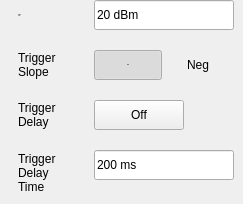
    <widget class="QWidget" name="VideoControl">
     <widget class="SA_LineEdit" name="edit_Video_DelayValue">
      <property name="geometry">
       <rect>
        <x>94</x>
        <y>150</y>
        <width>140</width>
        <height>30</height>
       </rect>
      </property>
      <property name="text">
       <string>200 ms</string>
      </property>
      <property name="readOnly">
       <bool>true</bool>
      </property>
     </widget>
     <widget class="QLabel" name="label">
      <property name="geometry">
       <rect>
        <x>18</x>
        <y>150</y>
        <width>54</width>
        <height>45</height>
       </rect>
      </property>
      <property name="text">
       <string>Trigger
Delay
Time</string>
      </property>
     </widget>
     <widget class="SA_LineEdit" name="edit_Video_level">
      <property name="geometry">
       <rect>
        <x>94</x>
        <y>0</y>
        <width>140</width>
        <height>30</height>
       </rect>
      </property>
      <property name="text">
       <string>20 dBm</string>
      </property>
      <property name="readOnly">
       <bool>true</bool>
      </property>
     </widget>
     <widget class="QPushButton" name="pb_Video_Neg">
      <property name="geometry">
       <rect>
        <x>164</x>
        <y>50</y>
        <width>68</width>
        <height>30</height>
       </rect>
      </property>
      <property name="focusPolicy">
       <enum>Qt::NoFocus</enum>
      </property>
      <property name="styleSheet">
       <string notr="true">/*******************indoor**********************/
#SA_Dialog_TriggerSetup[status  =  &quot;indoor&quot;] 
QPushButton{
	font: 75 13px &quot;Arial&quot;;
	font-weight:bold;
	background-color:transparent;
}

#SA_Dialog_TriggerSetup[status  =  &quot;indoor&quot;] 
QPushButton:checked{
	background-image: url(:/sa/image/fre_checked_right.png);
	background-position:right;
color:rgba(87, 87, 87, 1);
}

#SA_Dialog_TriggerSetup[status  =  &quot;indoor&quot;] 
QPushButton:!checked
{

color:rgba(123, 123, 123, 1);
	background-image: url(:/sa/image/fre_checked_left.png);
	background-position:right;
}

/*******************outdoor**********************/
#SA_Dialog_TriggerSetup[status  =  &quot;outdoor&quot;] 
QPushButton{
	font: 75 13px &quot;Arial&quot;;
	font-weight:bold;
background-color:transparent;
}

#SA_Dialog_TriggerSetup[status  =  &quot;outdoor&quot;] 
QPushButton:checked{
	background-image: url(:/sa/image/fre_checked_right.png);
	background-position:right;
color:rgba(87, 87, 87, 1);
}

#SA_Dialog_TriggerSetup[status  =  &quot;outdoor&quot;] 
QPushButton:!checked
{
color:rgba(123, 123, 123, 1);
	background-image: url(:/sa/image/fre_checked_left.png);
	background-position:right;
}

/*******************night**********************/
#SA_Dialog_TriggerSetup[status  =  &quot;night&quot;] 
QPushButton{
	font: 75 13px &quot;Arial&quot;;
	font-weight:bold;
background-color:transparent;
}

#SA_Dialog_TriggerSetup[status  =  &quot;night&quot;] 
QPushButton:checked{
	background-color:transparent;
	border-image: url(:/sa/image/night/btn_right_click.png);
	color:rgba(85,74,56,1);
}

#SA_Dialog_TriggerSetup[status  =  &quot;night&quot;] 
QPushButton
{
	color:rgba(121,106,81,1);
	background-color:transparent;
	border-image: url(:/sa/image/night/btn_right_nor.png);
}</string>
      </property>
      <property name="text">
       <string>Neg</string>
      </property>
      <property name="checkable">
       <bool>true</bool>
      </property>
      <property name="checked">
       <bool>false</bool>
      </property>
      <property name="autoExclusive">
       <bool>true</bool>
      </property>
      <property name="flat">
       <bool>true</bool>
      </property>
      <attribute name="buttonGroup">
       <string notr="true">buttonGroup</string>
      </attribute>
     </widget>
     <widget class="QPushButton" name="pb_Video_DelayOn">
      <property name="geometry">
       <rect>
        <x>94</x>
        <y>100</y>
        <width>90</width>
        <height>30</height>
       </rect>
      </property>
      <property name="focusPolicy">
       <enum>Qt::NoFocus</enum>
      </property>
      <property name="styleSheet">
       <string notr="true">/*******************indoor**********************/
#SA_Dialog_TriggerSetup[status  =  &quot;indoor&quot;] 
QPushButton
{
	background-color:rgba(0,0,0,0);
	font: 75 13px &quot;Arial&quot;;
	font-weight:bold;
}
#SA_Dialog_TriggerSetup[status  =  &quot;indoor&quot;] 
QPushButton:checked
{
	padding:7px 44px 6px 25px;
	color:rgba(87, 87, 87, 1);
	border-image: url(:/sa/image/toggle_on.png);
}
#SA_Dialog_TriggerSetup[status  =  &quot;indoor&quot;] 
QPushButton:!checked
{
	padding:7px 17px 6px 36px;
	color:rgba(123, 123, 123, 1);
	border-image: url(:/sa/image/toggle_off.png);
}

/*******************outdoor**********************/
#SA_Dialog_TriggerSetup[status  =  &quot;outdoor&quot;] 
QPushButton
{
	background-color:rgba(0,0,0,0);
	font: 75 13px &quot;Arial&quot;;
	font-weight:bold;
}
#SA_Dialog_TriggerSetup[status  =  &quot;outdoor&quot;] 
QPushButton:checked
{
	padding:7px 44px 6px 25px;
	color:rgba(87, 87, 87, 1);
	border-image: url(:/sa/image/toggle_on.png);
}
#SA_Dialog_TriggerSetup[status  =  &quot;outdoor&quot;] 
QPushButton:!checked
{
	padding:7px 17px 6px 36px;
	color:rgba(123, 123, 123, 1);
	border-image: url(:/sa/image/toggle_off.png);
}

/*******************night**********************/
#SA_Dialog_TriggerSetup[status  =  &quot;night&quot;] 
QPushButton
{
	background-color:rgba(0,0,0,0);
	font: 75 13px &quot;Arial&quot;;
	font-weight:bold;
}
#SA_Dialog_TriggerSetup[status  =  &quot;night&quot;] 
QPushButton:checked
{
	padding:7px 44px 6px 25px;
	color:rgba(87, 87, 87, 1);
	border-image: url(:/sa/image/night/toggle_on.png);
}
#SA_Dialog_TriggerSetup[status  =  &quot;night&quot;] 
QPushButton:!checked
{
	padding:7px 17px 6px 36px;
	color:rgba(121,106,80,1);
	border-image: url(:/sa/image/night/toggle_off.png);
}</string>
      </property>
      <property name="text">
       <string>Off</string>
      </property>
      <property name="checkable">
       <bool>true</bool>
      </property>
      <property name="checked">
       <bool>false</bool>
      </property>
     </widget>
     <widget class="QLabel" name="label_7">
      <property name="geometry">
       <rect>
        <x>18</x>
        <y>100</y>
        <width>52</width>
        <height>30</height>
       </rect>
      </property>
      <property name="text">
       <string>Trigger
Delay</string>
      </property>
     </widget>
     <widget class="QLabel" name="label_5">
      <property name="geometry">
       <rect>
        <x>18</x>
        <y>50</y>
        <width>72</width>
        <height>30</height>
       </rect>
      </property>
      <property name="text">
       <string>Trigger
Slope</string>
      </property>
     </widget>
     <widget class="QLabel" name="label_3">
      <property name="geometry">
       <rect>
        <x>18</x>
        <y>0</y>
        <width>66</width>
        <height>30</height>
       </rect>
      </property>
      <property name="font">
       <font>
        <family>Arial</family>
        <pointsize>-1</pointsize>
        <weight>9</weight>
        <italic>false</italic>
        <bold>false</bold>
       </font>
      </property>
      <property name="text">
       <string>Trigger
Level</string>
      </property>
     </widget>
     <widget class="QPushButton" name="pb_Video_Pos">
      <property name="geometry">
       <rect>
        <x>94</x>
        <y>50</y>
        <width>68</width>
        <height>30</height>
       </rect>
      </property>
      <property name="font">
       <font>
        <family>Arial</family>
        <pointsize>-1</pointsize>
        <weight>75</weight>
        <italic>false</italic>
        <bold>true</bold>
       </font>
      </property>
      <property name="focusPolicy">
       <enum>Qt::NoFocus</enum>
      </property>
      <property name="styleSheet">
       <string notr="true">/*******************indoor**********************/
#SA_Dialog_TriggerSetup[status  =  &quot;indoor&quot;] 
QPushButton{
	font: 75 13px &quot;Arial&quot;;
	font-weight:bold;
}
#SA_Dialog_TriggerSetup[status  =  &quot;indoor&quot;] 
QPushButton:checked{
	color:rgba(87, 87, 87, 1);
	background-color:transparent;
	padding: 8px 14px 7px 15px;
	background-image: url(:/sa/image/fre_checked_left.png);
}
#SA_Dialog_TriggerSetup[status  =  &quot;indoor&quot;] 
QPushButton:!checked
{
color:rgba(123, 123, 123, 1);
background-color:transparent;
padding: 8px 14px 7px 15px;
	background-image: url(:/sa/image/fre_checked_right.png);
}

/*******************outdoor**********************/
#SA_Dialog_TriggerSetup[status  =  &quot;outdoor&quot;] 
QPushButton{
	font: 75 13px &quot;Arial&quot;;
	font-weight:bold;
}
#SA_Dialog_TriggerSetup[status  =  &quot;outdoor&quot;] 
QPushButton:checked{
	color:rgba(87, 87, 87, 1);
	background-color:transparent;
	padding: 8px 14px 7px 15px;
	background-image: url(:/sa/image/fre_checked_left.png);
}
#SA_Dialog_TriggerSetup[status  =  &quot;outdoor&quot;] 
QPushButton:!checked
{
color:rgba(123, 123, 123, 1);
background-color:transparent;
padding: 8px 14px 7px 15px;
	background-image: url(:/sa/image/fre_checked_right.png);
}

/*******************night**********************/
#SA_Dialog_TriggerSetup[status  =  &quot;night&quot;] 
QPushButton{
	font: 75 13px &quot;Arial&quot;;
	font-weight:bold;
}
#SA_Dialog_TriggerSetup[status  =  &quot;night&quot;] 
QPushButton:checked{
	color:rgba(85,74,56,1);
	background-color:transparent;
	padding: 8px 14px 7px 15px;
	border-image: url(:/sa/image/night/btn_left_click.png);
}
#SA_Dialog_TriggerSetup[status  =  &quot;night&quot;] 
QPushButton:!checked
{
	color:rgba(121,106,81,1);	
	background-color:transparent;
	padding: 8px 14px 7px 15px;
	border-image:url(:/sa/image/night/btn_left_nor.png);
}
</string>
      </property>
      <property name="text">
       <string>Pos</string>
      </property>
      <property name="checkable">
       <bool>true</bool>
      </property>
      <property name="checked">
       <bool>true</bool>
      </property>
      <property name="autoExclusive">
       <bool>true</bool>
      </property>
      <property name="flat">
       <bool>true</bool>
      </property>
      <attribute name="buttonGroup">
       <string notr="true">buttonGroup</string>
      </attribute>
     </widget>
    </widget>
